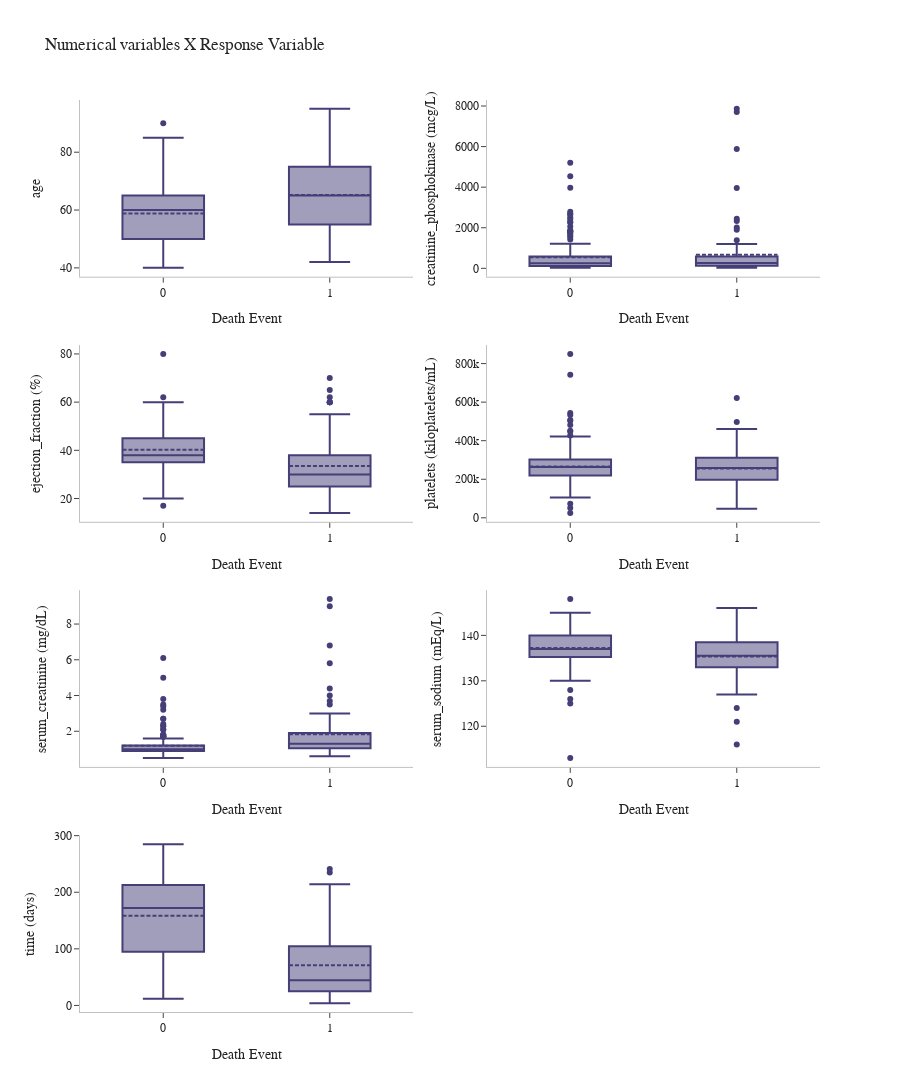

The code cell stored with this chart in its notebook:
### Markdown cell above
- The numerical variables has much little correlation each other.

### Code cell
# ploting numerical variables x response variable
fig4  = make_subplots(rows = 4, cols=2)
rows = [1,1,2,2,3,3,4]
cols = [1,2,1,2,1,2,1]

def create_trace_box(df: pd.DataFrame, response_variable: pd.Series):
    list_traces = list()
    for column in df.columns:
        trace = go.Box(x = response_variable,y=df[column],marker_color='#453F78',boxmean=True)
        list_traces.append(trace)
    return list_traces

traces = create_trace_box(numerical_variables,df_cleaned['DEATH_EVENT'])
fig4.add_traces(traces,rows=rows,cols=cols)
fig4.update_layout(showlegend=False,height=2000,template='simple_white',font_family='Rockwell',title='Numerical variables X Response Variable')
fig4.update_xaxes(title='Death Event',linecolor='silver')
fig4.update_yaxes(title_text='age',row=1,col=1,linecolor='silver')
fig4.update_yaxes(title_text='creatinine_phosphokinase (mcg/L)',row=1,col=2,linecolor='silver')
fig4.update_yaxes(title_text='ejection_fraction (%)',row=2,col=1,linecolor='silver')
fig4.update_yaxes(title_text='platelets (kiloplatelets/mL)',row=2,col=2,linecolor='silver')
fig4.update_yaxes(title_text='serum_creatinine (mg/dL)',row=3,col=1,linecolor='silver')
fig4.update_yaxes(title_text='serum_sodium (mEq/L)',row=3,col=2,linecolor='silver')
fig4.update_yaxes(title_text='time (days)',row=4,col=1,linecolor='silver')

### Figure 1 — Plotly figure (JSON) as saved in the notebook; plotly's stock layout.template omitted (floating-point values rounded to 4 significant figures; data arrays with more than 128 entries replaced by an {"elided": "..."} marker saying what was removed)
{"data": [{"boxmean": true, "marker": {"color": "#453F78"}, "type": "box", "x": {"elided": "299 int values"}, "xaxis": "x", "y": {"elided": "299 float values"}, "yaxis": "y"}, {"boxmean": true, "marker": {"color": "#453F78"}, "type": "box", "x": {"elided": "299 int values"}, "xaxis": "x2", "y": {"elided": "299 int values"}, "yaxis": "y2"}, {"boxmean": true, "marker": {"color": "#453F78"}, "type": "box", "x": {"elided": "299 int values"}, "xaxis": "x3", "y": {"elided": "299 int values"}, "yaxis": "y3"}, {"boxmean": true, "marker": {"color": "#453F78"}, "type": "box", "x": {"elided": "299 int values"}, "xaxis": "x4", "y": {"elided": "299 float values"}, "yaxis": "y4"}, {"boxmean": true, "marker": {"color": "#453F78"}, "type": "box", "x": {"elided": "299 int values"}, "xaxis": "x5", "y": {"elided": "299 float values"}, "yaxis": "y5"}, {"boxmean": true, "marker": {"color": "#453F78"}, "type": "box", "x": {"elided": "299 int values"}, "xaxis": "x6", "y": {"elided": "299 int values"}, "yaxis": "y6"}, {"boxmean": true, "marker": {"color": "#453F78"}, "type": "box", "x": {"elided": "299 int values"}, "xaxis": "x7", "y": {"elided": "299 int values"}, "yaxis": "y7"}], "layout": {"font": {"family": "Rockwell"}, "height": 2000, "showlegend": false, "title": {"text": "Numerical variables X Response Variable"}, "xaxis": {"anchor": "y", "domain": [0, 0.45], "linecolor": "silver", "title": {"text": "Death Event"}}, "xaxis2": {"anchor": "y2", "domain": [0.55, 1], "linecolor": "silver", "title": {"text": "Death Event"}}, "xaxis3": {"anchor": "y3", "domain": [0, 0.45], "linecolor": "silver", "title": {"text": "Death Event"}}, "xaxis4": {"anchor": "y4", "domain": [0.55, 1], "linecolor": "silver", "title": {"text": "Death Event"}}, "xaxis5": {"anchor": "y5", "domain": [0, 0.45], "linecolor": "silver", "title": {"text": "Death Event"}}, "xaxis6": {"anchor": "y6", "domain": [0.55, 1], "linecolor": "silver", "title": {"text": "Death Event"}}, "xaxis7": {"anchor": "y7", "domain": [0, 0.45], "linecolor": "silver", "title": {"text": "Death Event"}}, "xaxis8": {"anchor": "y8", "domain": [0.55, 1], "linecolor": "silver", "title": {"text": "Death Event"}}, "yaxis": {"anchor": "x", "domain": [0.8063, 1], "linecolor": "silver", "title": {"text": "age"}}, "yaxis2": {"anchor": "x2", "domain": [0.8063, 1], "linecolor": "silver", "title": {"text": "creatinine_phosphokinase (mcg/L)"}}, "yaxis3": {"anchor": "x3", "domain": [0.5375, 0.7312], "linecolor": "silver", "title": {"text": "ejection_fraction (%)"}}, "yaxis4": {"anchor": "x4", "domain": [0.5375, 0.7312], "linecolor": "silver", "title": {"text": "platelets (kiloplatelets/mL)"}}, "yaxis5": {"anchor": "x5", "domain": [0.2687, 0.4625], "linecolor": "silver", "title": {"text": "serum_creatinine (mg/dL)"}}, "yaxis6": {"anchor": "x6", "domain": [0.2687, 0.4625], "linecolor": "silver", "title": {"text": "serum_sodium (mEq/L)"}}, "yaxis7": {"anchor": "x7", "domain": [0, 0.1938], "linecolor": "silver", "title": {"text": "time (days)"}}, "yaxis8": {"anchor": "x8", "domain": [0, 0.1938]}}}
